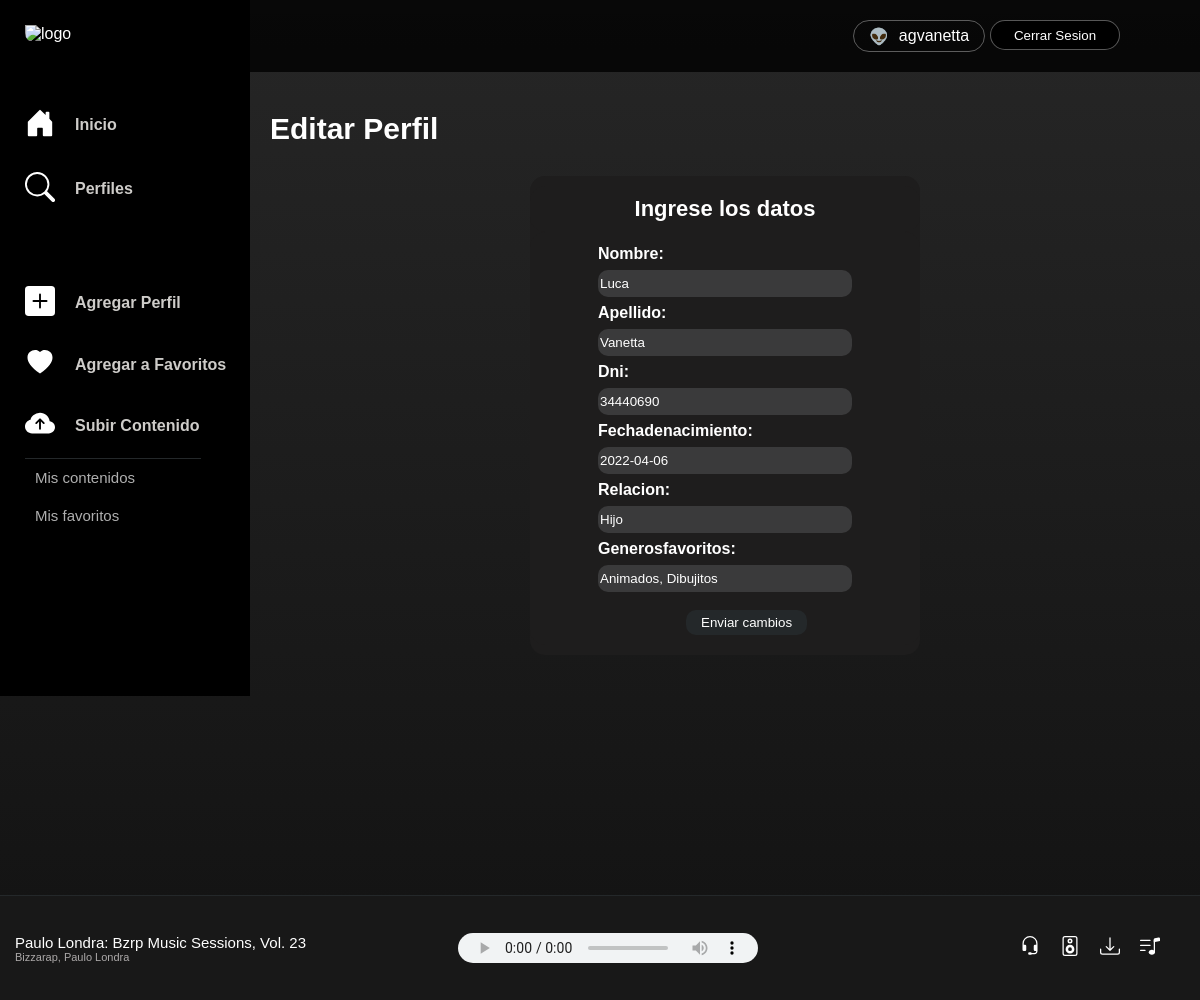
/AppSpotify/editarPerfil/34440690 (signed in), run on the app's committed database.
### AppSpotify/models.py (models this page shows, shortened)
class Perfil(models.Model):
    nombre = models.CharField(max_length=40)
    apellido = models.CharField(max_length=40)
    dni= models.IntegerField()
    fechaDeNacimiento = models.DateField()
    relacion = models.CharField(max_length=40)
    generosFavoritos = models.CharField(max_length=100)

### AppSpotify/views.py (the view)
# urls.py: path('editarPerfil/<dni>', views.editarPerfil, name="EditarPerfil"),
@login_required
def editarPerfil(request, dni):
    dni = dni
    perfil= Perfil.objects.get(dni__iexact=dni)
    if request.method == "POST":
        miFormulario = PerfilFormulario(request.POST) # llega la data
        if miFormulario.is_valid():
            informacion = miFormulario.cleaned_data
            perfil.nombre=informacion['nombre']
            perfil.apellido=informacion["apellido"]
            perfil.dni=informacion["dni"]
            perfil.fechaDeNacimiento=informacion["fechaDeNacimiento"]
            perfil.relacion=informacion["relacion"]
            perfil.generosFavoritos=informacion["generosFavoritos"]
            perfil.save()
            return render(request, "AppSpotify/biblioteca.html")
    else:
        miFormulario=PerfilFormulario(initial={"nombre":perfil.nombre,"apellido":perfil.apellido,
        "dni":perfil.dni,"fechaDeNacimiento":perfil.fechaDeNacimiento,"relacion":perfil.relacion,
        "generosFavoritos":perfil.generosFavoritos})
    return render(request, "AppSpotify/editarPerfil.html", {"miFormulario":miFormulario, "perfil":perfil})

### AppSpotify/forms.py
class PerfilFormulario(forms.Form):
    nombre = forms.CharField()
    apellido = forms.CharField()
    dni= forms.IntegerField()
    fechaDeNacimiento = forms.DateField()
    relacion = forms.CharField()
    generosFavoritos = forms.CharField()

### AppSpotify/templates/AppSpotify/editarPerfil.html
{% extends "AppSpotify/padre.html" %}
{% load static %}
{% block contenidoDinamico %}
<div class="body__container">
    <div class="body__user">
        <div class="body__user__container">
            <span>👽</span><div>{{user}}</div>
        </div>
        <form action="" method="POST"> {% csrf_token %}
            <button  class="body__user__container" style="margin-left: 5px ; background-color: black; cursor: pointer;">
              <a style=" text-decoration: none; background-color: black; " href="/AppSpotify/logout"> Cerrar Sesion </a>
            </button>
        </form>
    </div>
    <div class="title">Editar Perfil </div>
    <div class="perfil__container">
        <div class="perfil__container__form">
            <div class="formulario__text">Ingrese los datos</div>
            <div class="form"  >
                <form action="" method="POST" id="form"> {%csrf_token%}
                    <table>
                        {{miFormulario.as_table}}
                    </table>
                    <input style="margin-top: 10px;" class="button__enviar" type="submit" value="Enviar cambios">
                </form>
            </div>
        </div>
    </div>
</div>
{% endblock %}

### AppSpotify/static/AppSpotify/css/styles.css (style rules this page uses)
* { margin: 0; color: white; font-family: Google Sans,arial,sans-serif-medium,sans-serif; }
body { height: 100vh; background-image: linear-gradient(rgba(0,0,0,.85) 0,#121212 100%); margin-bottom: 25vh; }
.body__container { float: right; display: flex; flex-direction: column; width: calc(100% - 250px); font-family: 'Lato', sans-serif; padding-bottom: 150px; }
.body__user { display: flex; background-color: rgba(0, 0, 0, 0.801); justify-content: flex-end; padding: 20px 80px 20px 0px; }
.body__user__container { display: flex; justify-content: center; align-items: center; border: 1px solid rgba(255, 255, 255, 0.34); border-radius: 20px; width: 130px; height: 30px; }
.body__user__container span { padding-right: 10px; }
.title { padding-left: 20px; font-weight: 700; font-size: 30px; padding-top: 40px; padding-bottom: 20px; }
.perfil__container { padding-top: 10px; display: flex; width: 100%; justify-content: space-evenly }
.perfil__container div { padding: 10px 20px; background-color: rgb(30, 29, 29); border-radius: 15px; display: flex; flex-direction: column; width: 350px; align-items: center; }
.formulario__text { font-size: 22px; font-weight: 700; display: flex; justify-content: center; align-items: center; }
.button__enviar { margin-left: 35%; align-items: center; margin-top: 5px; background-color: #24282a; border: 0; border-radius: 10px; padding: 5px 15px; }
#form table tbody tr { display: flex; flex-direction: column; align-items: flex-start }
#form table tbody tr td input { height: 25px; width: 250px; margin: 5px 0; background-color: #3a3a3b; border-radius: 10px; border: 0; }

### data on the page
Perfil: nombre "Luca", apellido "Vanetta", dni "34440690", fechaDeNacimiento "2022-04-06", relacion "Hijo", generosFavoritos "Animados, Dibujitos"

### other printed values
{{ user }} "agvanetta"
